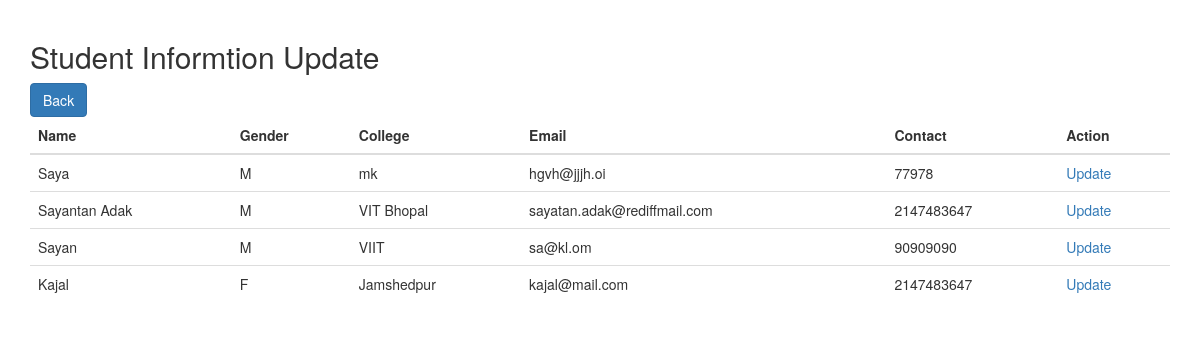
The page /indexm.php on the database its author committed.
### tables this page shows
CREATE TABLE `user` (
  `id` int(11) NOT NULL,
  `name` varchar(100) NOT NULL,
  `gender` varchar(100) NOT NULL,
  `college` varchar(100) NOT NULL,
  `email` varchar(100) NOT NULL,
  `mob` varchar(10) DEFAULT NULL
);

### indexm.php (the view, shortened to what this page needs)
 <?php
  include 'connection.php';
 ?>
<!DOCTYPE html>
<html lang="en">
<head>
  <link rel="stylesheet" href="https://maxcdn.bootstrapcdn.com/bootstrap/3.3.7/css/bootstrap.min.css">
</head>
<body>
<div class="container">
<br/>
  <h2>Student Informtion Update</h2>
  <form action="./index.php" method="post">
    <span><button class="btn btn-primary"> Back </button></span>
  </form>
  <table class="table">
    <thead>
      <tr>
        <th>Name</th>
        <th>Gender</th>
        <th>College</th>
        <th>Email</th>
        <th>Contact</th>
        <th>Action</th>
      </tr>
    </thead>
    <tbody>
      <?php
          $table  = mysqli_query($connection ,'SELECT * FROM user');
          while($row  = mysqli_fetch_array($table)){ ?>
              <tr id="<?php echo $row['id']; ?>">
                <td data-target="name"><?php echo $row['name']; ?></td>
                <td data-target="gender"><?php echo $row['gender']; ?></td>
                <td data-target="college"><?php echo $row['college']; ?></td>
                <td data-target="email"><?php echo $row['email']; ?></td>
                <td data-target="mob"><?php echo $row['mob']; ?></td>
                <td><a href="#" data-role="update" data-id="<?php echo $row['id'] ;?>">Update</a></td>
              </tr>
         <?php }
       ?>
    </tbody>
  </table>
</div>
</body>
</html>

### rows shown on the page
user: name "Saya", gender "M", college "mk", email "hgvh@jjjh.oi", mob "77978"
user: name "Sayantan Adak", gender "M", college "VIT Bhopal", email "sayatan.adak@rediffmail.com", mob "2147483647"
user: name "Sayan", gender "M", college "VIIT", email "sa@kl.om", mob "90909090"
user: name "Kajal", gender "F", college "Jamshedpur", email "kajal@mail.com", mob "2147483647"
